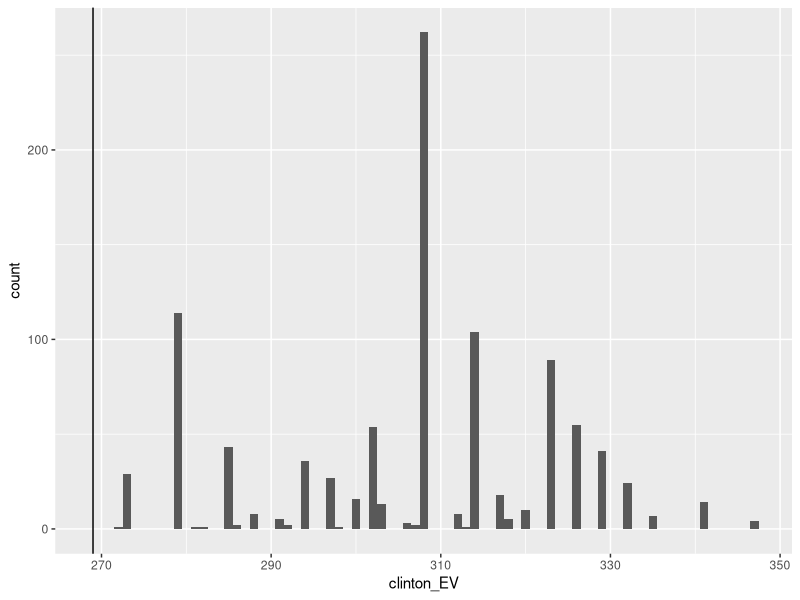
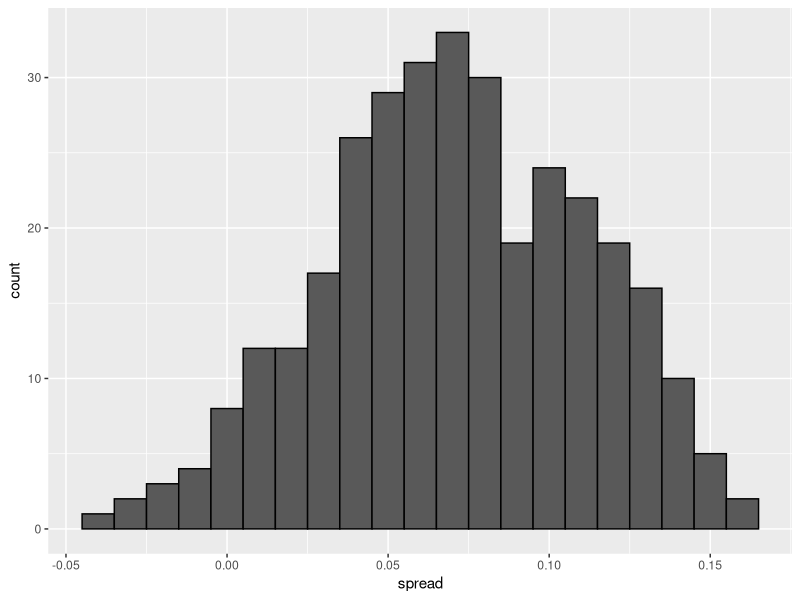
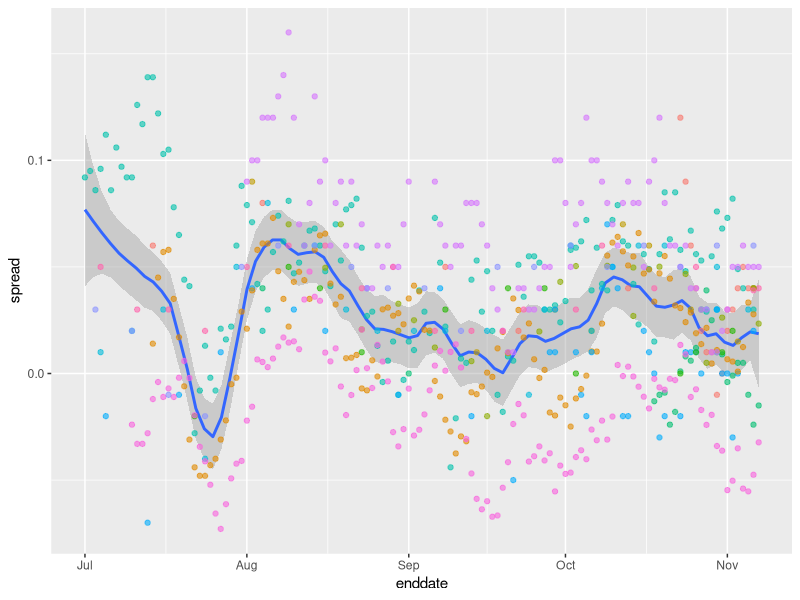
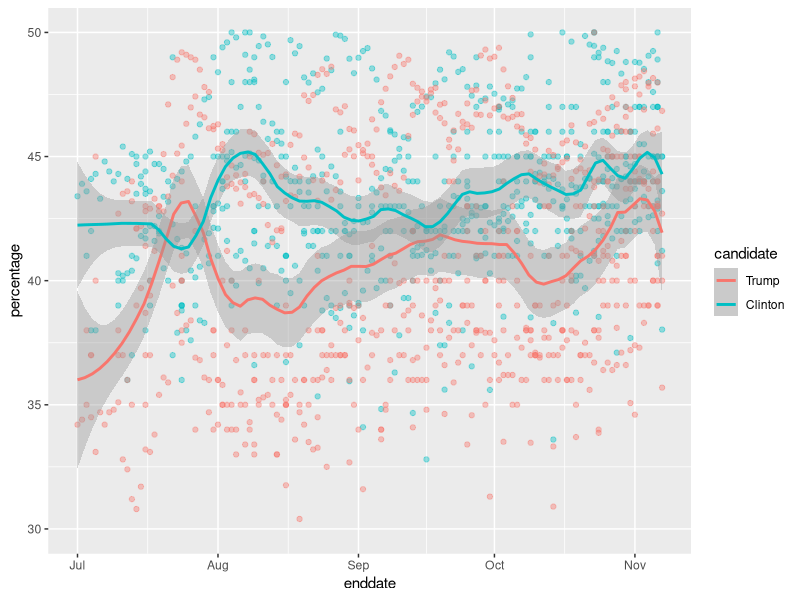
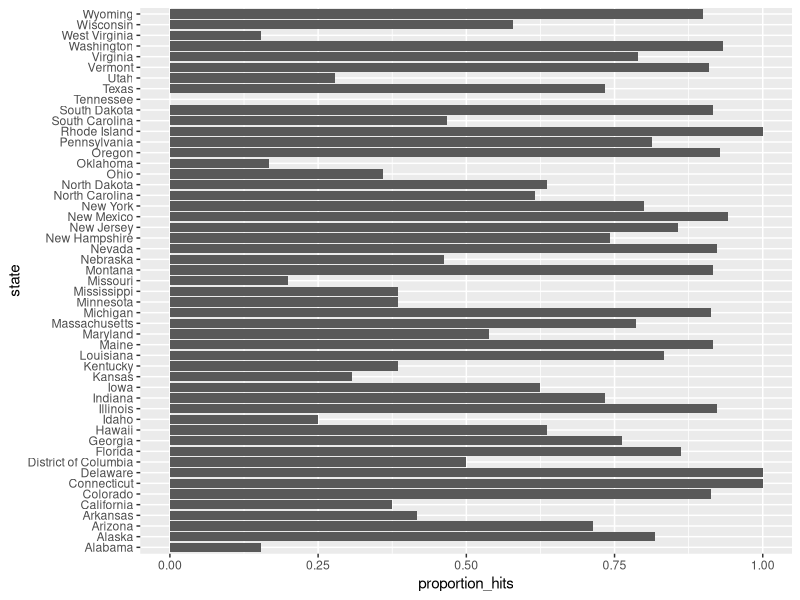
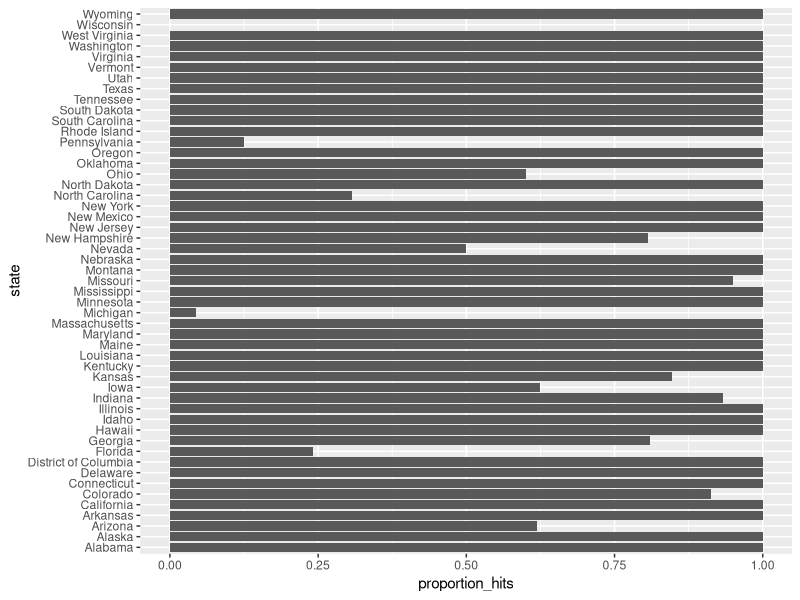
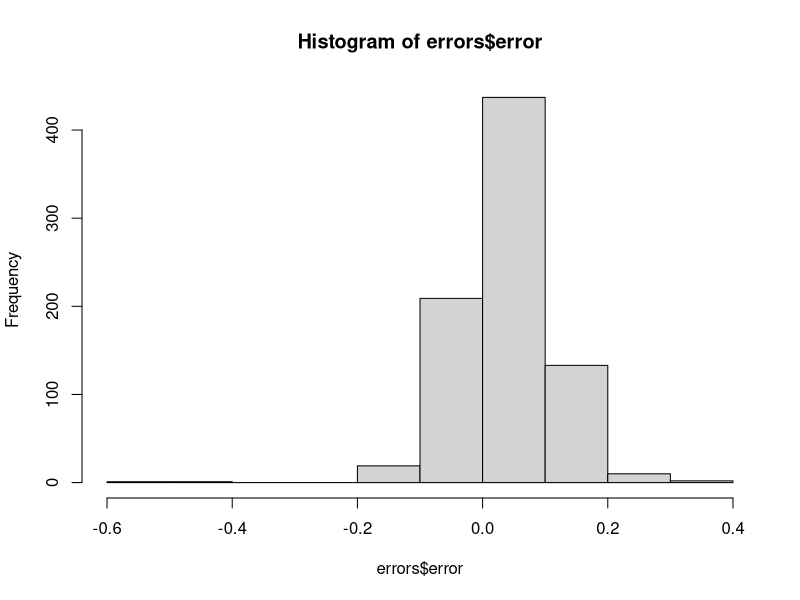
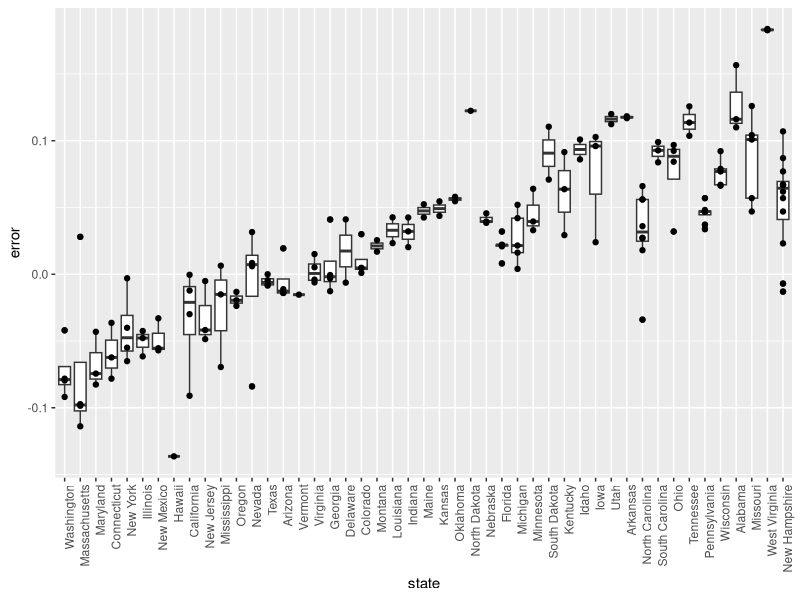

The R source for these figures, in order:
library(tidyverse)
library(dslabs)
polls <- polls_us_election_2016 %>% 
  filter(state == "U.S." & enddate >= "2016-10-31" &
           (grade %in% c("A+","A","A-","B+") | is.na(grade))) %>% 
  mutate(spread = rawpoll_clinton/100 - rawpoll_trump/100)

one_poll_per_pollster <- polls %>% group_by(pollster) %>% 
  filter(enddate == max(enddate)) %>%
  ungroup()

results <- one_poll_per_pollster %>% 
  summarize(avg = mean(spread), se = sd(spread)/sqrt(length(spread))) %>% 
  mutate(start = avg - qnorm(0.975)*se, end = avg + qnorm(0.975)*se)

# Computing the posterior mean, standard error, credible interval and probability
mu <- 0
tau <- 0.035
sigma <- results$se
Y <- results$avg
B <- sigma^2 / (sigma^2 + tau^2)

posterior_mean <- B*mu + (1-B)*Y
posterior_se <- sqrt(1/ (1/sigma^2 + 1/tau^2))
ci <- posterior_mean + c(-qnorm(0.975), qnorm(0.975))*posterior_se
prob <- 1-pnorm(0, posterior_mean, posterior_se) # spread > 0

# Calculating probability of spread > 0 with general bias b = 0.025
mu <- 0
tau <- 0.035
sigma <- sqrt(results$se^2 + .025^2)
Y <- results$avg
B <- sigma^2 / (sigma^2 + tau^2)

posterior_mean <- B*mu + (1-B)*Y
posterior_se <- sqrt(1 / (1/sigma^2 + 1/tau^2))

1 - pnorm(0, posterior_mean, posterior_se)

# top 5 states in electoral votes
results_us_election_2016 %>% arrange(desc(electoral_votes)) %>% top_n(5, electoral_votes)

# Computing the average and standard deviation for each state
results <- polls_us_election_2016 %>%
  filter(state != "U.S." &
           !grepl("CD", state) &
           enddate >= "2016-10-31" &
           (grade %in% c("A+", "A", "A-", "B+") | is.na(grade))) %>%
  mutate(spread = rawpoll_clinton/100 - rawpoll_trump/100) %>%
  group_by(state) %>%
  summarize(avg = mean(spread), sd = sd(spread), n = n()) %>%
  mutate(state = as.character(state))

# 10 closest races
results %>% arrange(abs(avg))

# joining electoral college votes and results
results <- left_join(results, results_us_election_2016, by="state")

# states with no polls
results_us_election_2016 %>% filter(!state %in% results$state)

# assigns sd to states with just one poll as median of other sd values
results <- results %>%
  mutate(sd = ifelse(is.na(sd), median(results$sd, na.rm = TRUE), sd))

# Calculating the posterior mean and posterior standard error
mu <- 0
tau <- 0.02
results %>% mutate(sigma = sd/sqrt(n),
                   B = sigma^2/ (sigma^2 + tau^2),
                   posterior_mean = B*mu + (1-B)*avg,
                   posterior_se = sqrt( 1 / (1/sigma^2 + 1/tau^2))) %>%
  arrange(abs(posterior_mean))

# Monte Carlo simulation of Election Night results (no general bias)
mu <- 0
tau <- 0.02
clinton_EV <- replicate(1000, {
  results %>% mutate(sigma = sd/sqrt(n),
                     B = sigma^2/ (sigma^2 + tau^2),
                     posterior_mean = B*mu + (1-B)*avg,
                     posterior_se = sqrt( 1 / (1/sigma^2 + 1/tau^2)),
                     simulated_result = rnorm(length(posterior_mean), posterior_mean, posterior_se),
                     clinton = ifelse(simulated_result > 0, electoral_votes, 0)) %>%    # award votes if Clinton wins state
    summarize(clinton = sum(clinton)) %>%    # total votes for Clinton
    .$clinton + 7    # 7 votes for Rhode Island and DC
})
mean(clinton_EV > 269)    # over 269 votes wins election

# histogram of outcomes
data.frame(clinton_EV) %>%
  ggplot(aes(clinton_EV)) +
  geom_histogram(binwidth = 1) +
  geom_vline(xintercept = 269)

# Monte Carlo simulation including general bias
mu <- 0
tau <- 0.02
bias_sd <- 0.03
clinton_EV_2 <- replicate(1000, {
  results %>% mutate(sigma = sqrt(sd^2/(n) + bias_sd^2),    # added bias_sd term
                     B = sigma^2/ (sigma^2 + tau^2),
                     posterior_mean = B*mu + (1-B)*avg,
                     posterior_se = sqrt( 1 / (1/sigma^2 + 1/tau^2)),
                     simulated_result = rnorm(length(posterior_mean), posterior_mean, posterior_se),
                     clinton = ifelse(simulated_result > 0, electoral_votes, 0)) %>%    # award votes if Clinton wins state
    summarize(clinton = sum(clinton)) %>%    # total votes for Clinton
    .$clinton + 7    # 7 votes for Rhode Island and DC
})
mean(clinton_EV_2 > 269)    # over 269 votes wins election

# select all national polls by one pollster
one_pollster <- polls_us_election_2016 %>%
  filter(pollster == "Ipsos" & state == "U.S.") %>%
  mutate(spread = rawpoll_clinton/100 - rawpoll_trump/100)

# the observed standard error is higher than theory predicts
se <- one_pollster %>%
  summarize(empirical = sd(spread),
            theoretical = 2*sqrt(mean(spread)*(1-mean(spread))/min(samplesize)))
se

# the distribution of the data is not normal
one_pollster %>% ggplot(aes(spread)) +
  geom_histogram(binwidth = 0.01, color = "black")

# Trend across time for several pollsters
polls_us_election_2016 %>%
  filter(state == "U.S." & enddate >= "2016-07-01") %>%
  group_by(pollster) %>%
  filter(n() >= 10) %>%
  ungroup() %>%
  mutate(spread = rawpoll_clinton/100 - rawpoll_trump/100) %>%
  ggplot(aes(enddate, spread)) +
  geom_smooth(method = "loess", span = 0.1) +
  geom_point(aes(color = pollster), show.legend = FALSE, alpha = 0.6)

# Plotting raw percentages across time
polls_us_election_2016 %>%
  filter(state == "U.S." & enddate >= "2016-07-01") %>%
  select(enddate, pollster, rawpoll_clinton, rawpoll_trump) %>%
  rename(Clinton = rawpoll_clinton, Trump = rawpoll_trump) %>%
  gather(candidate, percentage, -enddate, -pollster) %>%
  mutate(candidate = factor(candidate, levels = c("Trump", "Clinton"))) %>%
  group_by(pollster) %>%
  filter(n() >= 10) %>%
  ungroup() %>%
  ggplot(aes(enddate, percentage, color = candidate)) +
  geom_point(show.legend = FALSE, alpha = 0.4) +
  geom_smooth(method = "loess", span = 0.15) +
  scale_y_continuous(limits = c(30, 50))

# 1
library(dplyr)
library(dslabs)
data("polls_us_election_2016")
polls <- polls_us_election_2016 %>% 
  filter(state != "U.S." & enddate >= "2016-10-31") %>% 
  mutate(spread = rawpoll_clinton/100 - rawpoll_trump/100)

cis <- polls %>% mutate(X_hat = (spread+1)/2, se = 2*sqrt(X_hat*(1-X_hat)/samplesize), 
                        lower = spread - qnorm(0.975)*se, upper = spread + qnorm(0.975)*se) %>%
  select(state, startdate, enddate, pollster, grade, spread, lower, upper)

# 2
add <- results_us_election_2016 %>% mutate(actual_spread = clinton/100 - trump/100) %>% select(state, actual_spread)
ci_data <- cis %>% mutate(state = as.character(state)) %>% left_join(add, by = "state")
p_hits <- ci_data %>% mutate(hit = actual_spread>lower & actual_spread<upper) %>% summarize(mean(hit))
p_hits

# 3
add <- results_us_election_2016 %>% mutate(actual_spread = clinton/100 - trump/100) %>% select(state, actual_spread)
ci_data <- cis %>% mutate(state = as.character(state)) %>% left_join(add, by = "state")

p_hits <- ci_data %>% 
  mutate(hit = actual_spread>lower & actual_spread<upper) %>% 
  group_by(pollster) %>% 
  filter(n() >= 5) %>%
  summarize(proportion_hits = mean(hit), n = n(), grade = grade[1]) %>%
  arrange(desc(proportion_hits))

# 4
add <- results_us_election_2016 %>% mutate(actual_spread = clinton/100 - trump/100) %>% select(state, actual_spread)
ci_data <- cis %>% mutate(state = as.character(state)) %>% left_join(add, by = "state")

p_hits <- ci_data %>% 
  mutate(hit = actual_spread>lower & actual_spread<upper) %>% 
  group_by(state) %>% 
  filter(n() > 5) %>%
  summarize(proportion_hits = mean(hit), n = n()) %>%
  arrange(desc(proportion_hits))

# 5
head(p_hits)
p_hits %>% arrange(desc(proportion_hits)) %>%
  ggplot(aes(x = state, y = proportion_hits)) +
  geom_bar(stat = "identity") +
  coord_flip()

# 6
head(cis)
head(ci_data)

errors <- ci_data %>%
  mutate(error = spread - actual_spread, hit = sign(spread) == sign(actual_spread))
tail(errors)

# 7
errors <- ci_data %>%
  mutate(error = spread - actual_spread, hit = sign(spread) == sign(actual_spread))

p_hits <- errors %>%
  group_by(state) %>% 
  filter(n() >= 5) %>%
  summarize(proportion_hits = mean(hit), n = n())

p_hits %>% arrange(desc(proportion_hits)) %>%
  ggplot(aes(x = state, y = proportion_hits)) +
  geom_bar(stat = "identity") +
  coord_flip()

# 8
head(errors)
hist(errors$error)
median(errors$error)

# 9
head(errors)
errors %>%
  filter(grade %in% c("A+", "A", "A-", "B+")) %>%
  mutate(state = reorder(state, error, FUN = sum)) %>%
  ggplot(aes(x = state, y = error)) +
  geom_boxplot() +
  geom_point() +
  theme(axis.text.x = element_text(angle = 90, hjust =1))

# 10
head(errors)
errors %>%
  filter(grade %in% c("A+", "A", "A-", "B+")) %>%
  group_by(state) %>%
  filter(n() >= 5) %>%
  ungroup() %>%
  mutate(state = reorder(state, error, FUN = sum)) %>%
  ggplot(aes(x = state, y = error)) +
  geom_boxplot() +
  geom_point() +
  theme(axis.text.x = element_text(angle = 90, hjust =1))

# Calculating 95% confidence intervals with the t-distribution
z <- qt(0.975, nrow(one_poll_per_pollster) - 1)
one_poll_per_pollster %>%
  summarize(avg = mean(spread), moe = z*sd(spread)/sqrt(length(spread))) %>%
  mutate(start = avg - moe, end = avg + moe)

# quantile from t-distribution versus normal distribution
qt(0.975, 14)    # 14 = nrow(one_poll_per_pollster) - 1
qnorm(0.975)

# expand on Wisconsin result
polls_us_election_2016 %>%
  filter(state =="Wisconsin" &
           enddate >="2016-10-31" & 
           (grade %in% c("A+","A","A-","B+") | is.na(grade))) %>%
  mutate(spread = rawpoll_clinton/100 - rawpoll_trump/100) %>%
  mutate(state = as.character(state)) %>%
  left_join(results_us_election_2016, by = "state") %>%
  mutate(actual = clinton/100 - trump/100) %>%
  summarize(actual = first(actual), avg = mean(spread), 
            sd = sd(spread), n = n()) %>%
  select(actual, avg, sd, n)
  
# Calculate the probability of seeing t-distributed random variables being 
# more than 2 in absolute value when 'df = 3'.
1-pt(2, 3) + pt(-2, 3)

# 2
df <- seq(3,50)
pt_func <- function(n){
  1-pt(2, n) + pt(-2, n)
}
probs <- sapply(df, pt_func)
plot(df, probs)

# 3
library(dslabs)
library(dplyr)
data(heights)
x <- heights %>% filter(sex == "Male") %>% .$height
mu <- mean(x)
N <- 15
B <- 10000
set.seed(1)
res <- replicate(B, {
  s <- sample(x, size = N, replace = TRUE)
  between(mu, mean(s)-qnorm(0.975)*(sd(s)/sqrt(N)), mean(s)+qnorm(0.975)*(sd(s)/sqrt(N)))
})
mean(res)

# 4
data(heights)
x <- heights %>% filter(sex == "Male") %>% .$height
mu <- mean(x)
N <- 15
B <- 10000
set.seed(1)
res <- replicate(B, {
  s <- sample(x, size = N, replace = TRUE)
  between(mu, mean(s)-qt(0.975, N-1)*(sd(s)/sqrt(N)), mean(s)+qt(0.975, N-1)*(sd(s)/sqrt(N)))
})
mean(res)
